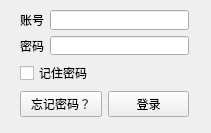
<?xml version="1.0" encoding="UTF-8"?>
<ui version="4.0">
 <class>Form</class>
 <widget class="QWidget" name="Form">
  <property name="geometry">
   <rect>
    <x>0</x>
    <y>0</y>
    <width>211</width>
    <height>133</height>
   </rect>
  </property>
  <property name="windowTitle">
   <string>登录界面</string>
  </property>
  <widget class="QWidget" name="">
   <property name="geometry">
    <rect>
     <x>20</x>
     <y>10</y>
     <width>169</width>
     <height>107</height>
    </rect>
   </property>
   <layout class="QVBoxLayout" name="verticalLayout_2">
    <item>
     <layout class="QVBoxLayout" name="verticalLayout">
      <item>
       <layout class="QHBoxLayout" name="horizontalLayout">
        <item>
         <widget class="QLabel" name="label">
          <property name="text">
           <string>账号</string>
          </property>
         </widget>
        </item>
        <item>
         <widget class="QLineEdit" name="user"/>
        </item>
       </layout>
      </item>
      <item>
       <layout class="QHBoxLayout" name="horizontalLayout_2">
        <item>
         <widget class="QLabel" name="label_2">
          <property name="text">
           <string>密码</string>
          </property>
         </widget>
        </item>
        <item>
         <widget class="QLineEdit" name="password"/>
        </item>
       </layout>
      </item>
     </layout>
    </item>
    <item>
     <widget class="QCheckBox" name="checkBox">
      <property name="text">
       <string>记住密码</string>
      </property>
     </widget>
    </item>
    <item>
     <layout class="QHBoxLayout" name="horizontalLayout_3">
      <item>
       <widget class="QPushButton" name="forgotPassword">
        <property name="text">
         <string>忘记密码？</string>
        </property>
       </widget>
      </item>
      <item>
       <widget class="QPushButton" name="loginBt">
        <property name="text">
         <string>登录</string>
        </property>
       </widget>
      </item>
     </layout>
    </item>
   </layout>
  </widget>
 </widget>
 <resources/>
 <connections/>
</ui>
